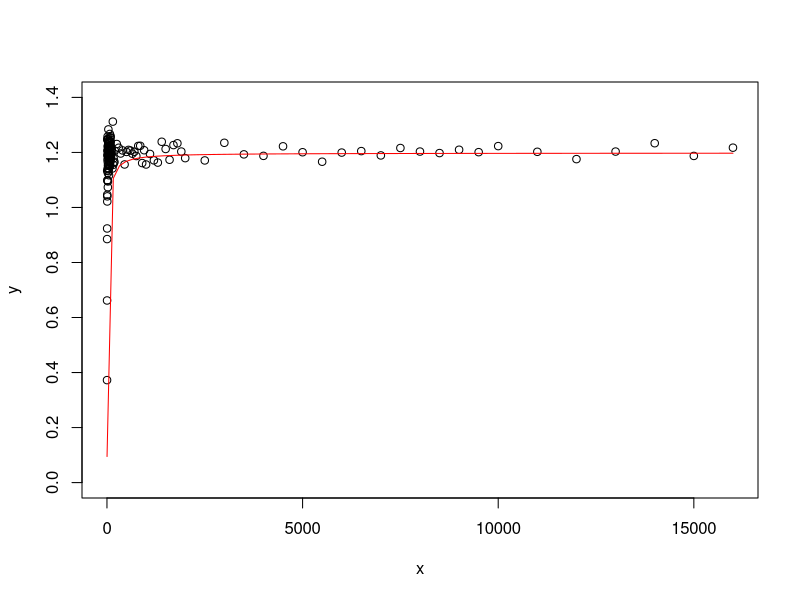
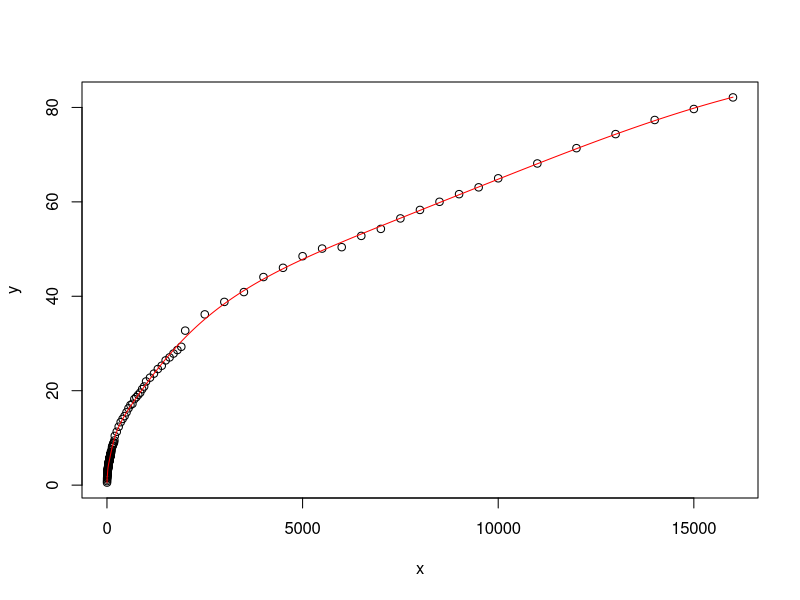
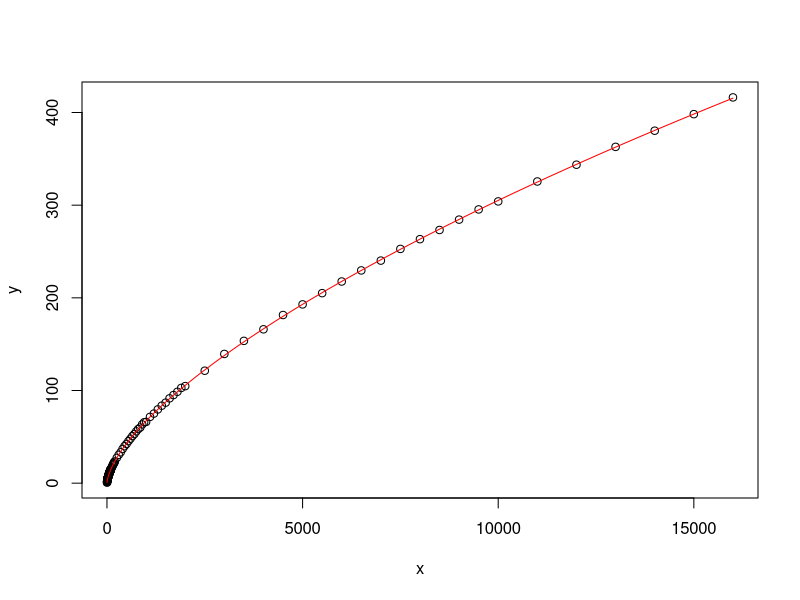
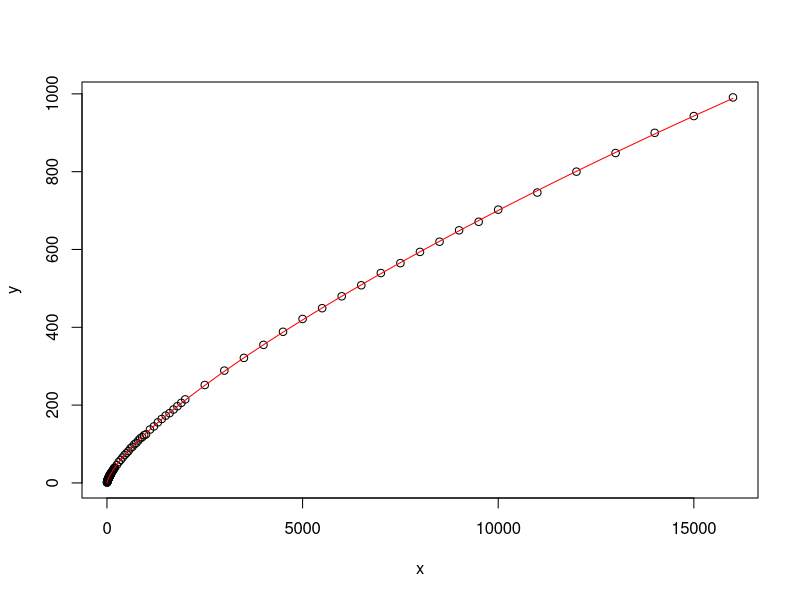

R code for these plots, in order:
# d=0
x = c(seq(2,99),seq(100,190,10),seq(200,950,50),seq(1000,1900,100),seq(2000,9500,500),seq(10000,16000,1000))
y = c(0.3724498075476381, 0.6619271767065035, 0.8850810980140766, 0.9236518844793112, 1.1333793004168762, 1.046140038620884, 1.0217840211215123, 1.040386487303899, 1.245987553903643, 1.0990660072462288, 1.2057593467181686, 1.1894730090919043, 1.0973223316558898, 1.1738470116803272, 1.2486116337696322, 1.2578460078340898, 1.2220315134109032, 1.2465034935679336, 1.142597599706524, 1.1916450960197902, 1.164598710269367, 1.0733505841524245, 1.2072912808026848, 1.125199522456537, 1.0945701939219465, 1.1863610183022533, 1.1538450005710397, 1.2127315306488191, 1.1533288230437968, 1.2243627010423035, 1.180381123244916, 1.138363982746624, 1.2325741074675909, 1.2417922266587806, 1.283708679589928, 1.24930027410609, 1.194173077639671, 1.2365610399734972, 1.218406904896248, 1.1847420499875967, 1.1317635777526054, 1.2134488549906768, 1.1545568691991317, 1.1542757925978022, 1.2053692240146472, 1.1886313573127125, 1.20884154834367, 1.2087440708673471, 1.185710955044756, 1.1863161932629949, 1.1408582647571015, 1.1170023755703509, 1.193877884512843, 1.2043468096520453, 1.2257229946963386, 1.240432245909072, 1.1695512488633455, 1.2085138345869222, 1.1866589805817285, 1.1815450942029344, 1.2028887354983684, 1.1939763623522417, 1.2203190346364998, 1.235514166863421, 1.2196792912200216, 1.162419733235638, 1.2039778369778238, 1.2163554482930474, 1.212435308659165, 1.2405945359368706, 1.150017026902574, 1.2672534853460256, 1.2137061921862342, 1.2130809966687301, 1.187417836994025, 1.2253029185114828, 1.1974522997690606, 1.1533809749732715, 1.172468609899297, 1.2160058317117213, 1.1818095428705468, 1.164848161273738, 1.1673961824666244, 1.2550549489535971, 1.1780849121133532, 1.2525268309362076, 1.1972761529481666, 1.1883159950571154, 1.1934573135805906, 1.2385261903757459, 1.1771382705836757, 1.2593029923907402, 1.1917349181207448, 1.2393156623013775, 1.2126619202511213, 1.2237373930574966, 1.2205779845563214, 1.198574229110622, 1.1786670960691599, 1.1911307610704707, 1.2122148360480578, 1.2021983572029413, 1.141715799063115, 1.311986582473673, 1.1551990959539682, 1.178745334561681, 1.1627498412661892, 1.165926404838319, 1.2059977566529247, 1.2306338801884529, 1.216964332700625, 1.1960947976703873, 1.2073089400793409, 1.15626028062285, 1.2018752579519276, 1.2092752765810593, 1.2068837947867606, 1.1954631076296318, 1.202494434977744, 1.1868930574415513, 1.2235952015171263, 1.2241093292933247, 1.161386061794676, 1.2080373859052487, 1.1561521916159287, 1.1945390382945045, 1.171244321054578, 1.163051437279312, 1.2388144764477775, 1.2125047010959629, 1.1733804968522394, 1.2267566010781317, 1.2332101607575356, 1.2031832876202542, 1.1792512065133303, 1.1709278801074916, 1.235029838450865, 1.1929710235480595, 1.1875265480223027, 1.2222321125191833, 1.2007231341615525, 1.1662263941468796, 1.1994947819732027, 1.2048768023921024, 1.1891408608204137, 1.2161064146224723, 1.2031777987672174, 1.197704614914036, 1.2097845914480767, 1.2009886068553344, 1.2230213171235877, 1.20233314007088, 1.1757114439413026, 1.2031511591665724, 1.2335207294645807, 1.1872903738973826, 1.2172905327666466)
par(mfrow = c(1,1))
plot(x,y,ylim=c(0,1.4))
curve(.75*atan(x/20)+.02,from=2, to =16000,col='red',add=TRUE)

#d = 2
y = c(0.5362003213574855, 0.8538199723265674, 1.181870553665132, 1.4698573608505061, 1.5513761121053358, 1.76736792016437, 1.841560565116689, 2.068528471282186, 2.1291929063908452, 2.293914138168365, 2.2196204711780005, 2.3801062222079525, 2.422813659832097, 2.6503638386509314, 2.816063740076438, 2.7951195978056442, 2.843114556060855, 3.0729967103156355, 3.086034109284682, 3.1180370387800442, 3.2455287943297866, 3.2595520891864136, 3.3458082327009473, 3.4056144645775506, 3.605524723112368, 3.5533280429299086, 3.647445777583712, 3.6385823395749446, 3.878228435449498, 3.922575519685706, 3.798456069227147, 3.888153317568398, 3.931987277679016, 4.03201740880073, 4.093624494477834, 4.113384795199916, 4.218928570045018, 4.330277862792434, 4.3149102439689635, 4.402129248554177, 4.345147514149593, 4.5282532171094765, 4.543700380287951, 4.478644565114376, 4.481188017410477, 4.7009592878876445, 4.801954056828589, 4.8703142436734845, 4.814573737590311, 4.883106914456704, 4.84412499786256, 5.016022427569058, 4.998002455780495, 5.018340006478324, 5.1057391714161895, 5.122763329916994, 5.274705084245166, 5.228914474289474, 5.220714043136549, 5.357099317408987, 5.339668508794726, 5.358353593349988, 5.4198438596579175, 5.369193730788666, 5.438496606036857, 5.6640348920889645, 5.635548497561377, 5.650260774482701, 5.676626511601986, 5.728734541436579, 5.747476219590325, 5.764792793289809, 5.784612818863896, 5.825787769424975, 5.91410243188426, 5.913947823671538, 5.966402693024442, 6.090573391784283, 6.0216891780256425, 5.966158870136684, 6.139778776066872, 6.128698073164325, 6.136508470456501, 6.284711245027697, 6.252332326223577, 6.337138569196232, 6.350356711427328, 6.453339052404919, 6.412198671922977, 6.443032702671256, 6.425447367996249, 6.553611122120764, 6.5784750263742895, 6.611666254577891, 6.574193959400111, 6.604058790951921, 6.674630974310748,6.6801166430240055, 7.023956616154063, 7.042752525919934, 7.504048022171062, 8.060830639656174, 8.298762837316827, 8.417640923247042, 8.730867357385812, 8.93884535277792, 9.020288863665272, 9.459436609810254, 10.422468370550432, 11.303647797389713, 12.369190856929212, 13.330150890401349, 14.01636089400508, 14.627282911279, 15.424501819010244, 16.270710603624117, 16.956959821700757, 17.2184417695666, 18.222404811356267, 18.638573051061517, 19.131112320650995, 19.588229958733756, 20.33385753900159, 20.889176498060245, 21.96381372321092, 22.76125098993844, 23.618814060664544, 24.588709801227388, 25.28818781400922, 26.419856230541207, 27.056954364471714, 27.871472326029227, 28.616049906274792, 29.303054528523074, 32.724429096480904, 36.1683861717619, 38.80846780538004, 40.8942753297741, 44.07462234873904, 46.031490948028406, 48.49085445334043, 50.10685224014257,50.40411241944069, 52.792194686104864, 54.27799820169503, 56.49267590118323, 58.291222243245926, 60.01431219528052, 61.63103571525543, 63.07734944852378, 64.98975031228757, 68.13243376989017, 71.37551983616619, 74.35406671354684, 77.34309724396286, 79.67111823261773, 82.12602754721104)
plot(x,y)
model = lm(y~poly(log(x),11,raw=TRUE) )
summary(model)
test = seq(2,16000,1)
vals= predict(model,list(x = test))
lines(test,vals,col='red')


#d = 3
y = c(0.6217539686717621, 1.0483171739611548, 1.65642429256812, 1.7769197953760067, 2.414516136462479, 2.4930589562755405, 2.954758107868692, 2.9186788880852683, 3.1436652973300676, 3.4031915356789497, 3.6258856917015843, 4.03969445652173, 4.303349868417756, 4.375249744653442, 4.493323835012117, 4.848410622780142, 4.829477516325781, 4.930429869043594, 5.29892373671129, 5.494626596716807, 5.673823395412446, 5.92332473597334, 5.900034162228444, 6.1239805285465865, 6.266977042007335, 6.221368043615206, 6.511620458801007, 6.825191191891492, 6.704380113498611, 7.094114624751976, 7.2024955093007215, 7.489000548324504, 7.337275741009252, 7.698214488111976, 7.677924135146612, 7.6669366329002075, 7.990904714666536, 8.139072794717555, 8.408837374300717, 8.545153570697417, 8.723690553500724, 8.767518686873338, 8.612325205388313, 8.824129150785192, 9.039442895043543, 9.083263580957654, 9.068298967900462, 9.34527477388497, 9.628514336563507, 9.709129325553029, 9.871434321134085, 9.742135501188738, 9.972300484818552, 10.078261602093933, 10.139521083175396, 10.326946198117815, 10.63643299149627, 10.72575250956513, 10.636615742826667, 10.83478511822806, 11.218570379865525, 11.288368906327655, 11.397267786783303, 11.426075676663123, 11.290286354898127, 11.83794181969812, 11.704286818026926, 11.459844200259585, 11.988019744140878, 12.243720117141985, 12.202971621874077, 12.470948609096975, 12.223446156740643, 12.20847355169752, 12.524015654841458, 12.773109465996855, 12.636726717524418, 12.99826118743215, 13.0470603225664, 13.212378625756516, 13.322334588144448, 13.312063506365694, 13.721139800777916, 13.647340613291284, 13.555566018991325, 13.789252636877604, 13.980007425561865, 13.735197344495704, 13.995557498578671, 14.153068935105106, 14.24954065161352, 14.367246009663216, 14.463360214991592, 14.452955433302916, 14.78899487353798, 14.673001286710376, 14.746350325733143, 14.876113974228758, 14.872831621128155, 15.882729876120916, 16.728422077619147, 17.459052706381065, 18.837496922457845, 19.253152705507418, 20.39353411018441, 21.53872762073422, 21.46805553244267, 23.050569505178654, 23.267989545651453, 27.274135479526795, 30.580884840745767, 33.3279050075127, 36.90835971127362, 39.94096119654182, 42.33397031968096, 45.37117300077081, 47.97308255279585, 50.8282073932467, 53.05063443053035, 55.9206679237558, 58.45064572878109, 60.04340848469334, 63.379490279175535, 65.7020075495815, 66.10551239505666, 71.52909358716302, 75.09278776501532, 79.58577294947217, 83.61106524827458, 86.8697502595935, 91.53871327630583, 95.0733869990871, 98.61178921038011, 102.79532377302775, 104.71908826283683, 121.34122476609708, 139.43464455550387, 153.57324673187583, 166.03503150551325, 181.4586795019941, 192.91915687217806, 205.06337432228685, 217.62230696457522, 229.5668823036918, 240.17278896276798, 252.7727395842527, 263.2929414526557, 273.2085435633816, 284.39468730616164, 295.4043641559731, 304.0529766508799, 325.5428073097498, 343.6608733203738, 362.9040975503438, 380.33606948262974, 398.20903550179014, 416.27480231734944)
plot(x,y)
model = lm(y~poly(log(x),6,raw=TRUE))
summary(model)
test = seq(2,16000,1)
vals= predict(model,list(x = test))
lines(test,vals,col='red')

# d = 4
y = c(0.8307983940823633,  1.3815673588709627,  1.818998410398098,  2.2649690912507445,  2.7498592181738135,  3.2062414880196934,  3.6207290802181884,  3.774609718725321,  4.232589339699732,  4.6330938693633845,  5.008684126540518,  5.298842644092686,  5.514354639392792,  5.878357858834076,  5.930257347679256,  6.545989090772499,  7.09501226511161,  6.770627606446852,  7.289548728890046,  7.677781462827732,  8.205118783194205,  8.204634200581312,  8.788409226320965,  8.936436009517262,  8.823397099981857,  9.142653653560734,  9.365819951934544,  9.760811907645893,  9.649675507082982,  9.996190439319781,  10.369857891736807,  10.515079288421342,  10.698341933778995,  10.795488277092668,  11.568202341758557,  11.201743378900414,  11.687233533067834,  11.970688424505546,  11.876369176948954,  12.220559432203556,  12.854853567168336,  13.078735345919243,  12.825814055820224,  13.11683589885032,  13.61400108762917,  13.551390960382795,  13.940729182111598,  13.959484150350306,  14.505670842167664,  14.480315011269479,  14.677054820556368,  14.580547747811995,  15.360512246491409,  15.599270856573611,  15.751368793032752,  15.611066772892606,  15.71534466090543,  16.25143078904807,  16.549849989015634,  16.51528993434369,  17.08230449143834,  16.490393010962542,  17.230883320102404,  17.391113153934423,  17.836428044187603,  17.735981978605324,  17.655733484258718,  18.400589744737186,  18.39315810060686,  18.654482388217133,  18.53492872638557,  18.62785458339403,  18.902835471438156,  18.86849797132787,  19.536503323201,  19.270371799720557,  19.26683978776047,  20.029569100353527,  20.134566739655117,  20.386335338906424,  20.731506369375914,  20.667530604989732,  21.05098995343775,  21.06142660609923,  21.200063183301786,  21.692633602341786,  21.44386259153229,  21.730072080630315,  22.065450033814784,  22.097126132569723,  22.240322796217125,  22.900711936811717,  22.675352090246506,  23.051051315747728,  23.165301172887855,  22.82699099822576,  23.54678304532701,  23.968454841199573,  23.55945187629553,  24.73968744570221,  27.75001284543642,  28.868574205605366,  29.778520071508087,  31.68985886459712,  33.82231753754934,  35.083012685386876,  36.911480654495364,  38.2913600187821,  39.48184252332899,  45.79981301038448,  53.492596961530396,  59.10891281870084,  65.44728040986442,  71.63480091727341,  76.67095350995332,  81.8035769405532,  88.87519875056755,  92.9482759491482,  99.24652827570327,  102.7586523226308,  108.84022866706425,  114.3113503719238,  117.63034048062114,  122.65022607423825,  124.99924758034307,  137.26027113099744,  145.21471120233082,  155.6042175710847,  164.37395494959463,  172.90541972532895,  179.36537572447975,  188.50794824219082,  197.1837338922001,  205.82303127603655,  214.75317652229145,  251.64208638219398,  288.67259516408694,  321.35317079991717,  354.8849778004925,  388.4718640083884,  421.3790244813292,  449.0575768086103,  479.70318172252524,  507.99921761535,  539.4044020983038,  564.9269736979179,  593.7775016511996,  619.9129623484861,  649.2552276585837,  671.1928682062494,  702.4086318989969,  746.3598024089465,  800.0631049108026,  847.9217156205675,  899.8060703483933,  942.9476276112309,  990.8704196838756)
plot(x,y)
model = lm(y~poly(log(x),6,raw=TRUE))
summary(model)
test = seq(2,16000,1)
vals= predict(model,list(x = test))
lines(test,vals,col='red')
